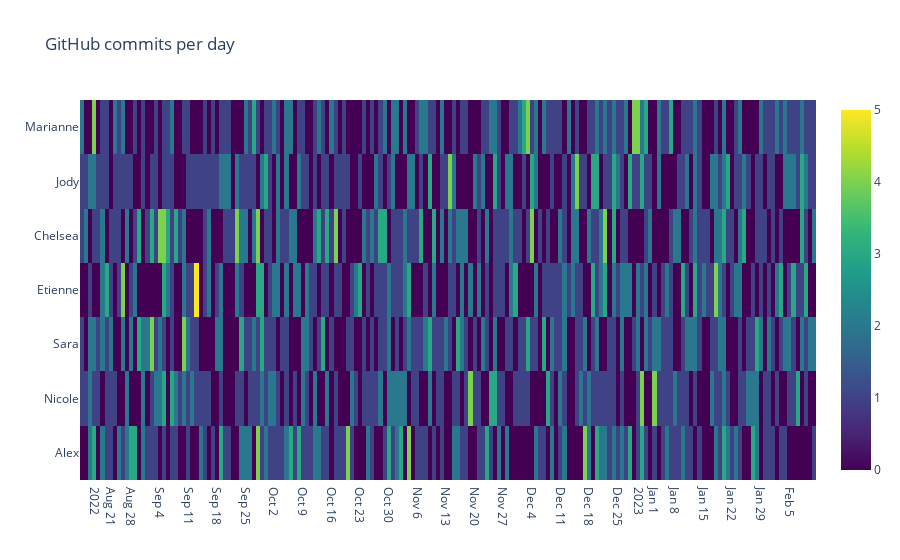

Source (notebook cell):
### Code cell
import plotly.graph_objects as go
import datetime
import numpy as np
np.random.seed(1)

programmers = ['Alex','Nicole','Sara','Etienne','Chelsea','Jody','Marianne']

base = datetime.datetime.today()
dates = base - np.arange(180) * datetime.timedelta(days=1)
z = np.random.poisson(size=(len(programmers), len(dates)))

fig = go.Figure(data=go.Heatmap(
        z=z,
        x=dates,
        y=programmers,
        colorscale='Viridis'))

fig.update_layout(
    title='GitHub commits per day',
    xaxis_nticks=36)

fig.show()

### Figure 1 — Plotly figure (JSON) as saved in the notebook; plotly's stock layout.template omitted (floating-point values rounded to 4 significant figures; data arrays with more than 128 entries replaced by an {"elided": "..."} marker saying what was removed)
{"data": [{"colorscale": [[0, "#440154"], [0.1111, "#482878"], [0.2222, "#3e4989"], [0.3333, "#31688e"], [0.4444, "#26828e"], [0.5556, "#1f9e89"], [0.6667, "#35b779"], [0.7778, "#6ece58"], [0.8889, "#b5de2b"], [1, "#fde725"]], "type": "heatmap", "x": {"elided": "180 str values"}, "y": ["Alex", "Nicole", "Sara", "Etienne", "Chelsea", "Jody", "Marianne"], "z": {"elided": "7x180 int values"}}], "layout": {"title": {"text": "GitHub commits per day"}, "xaxis": {"nticks": 36}}}
